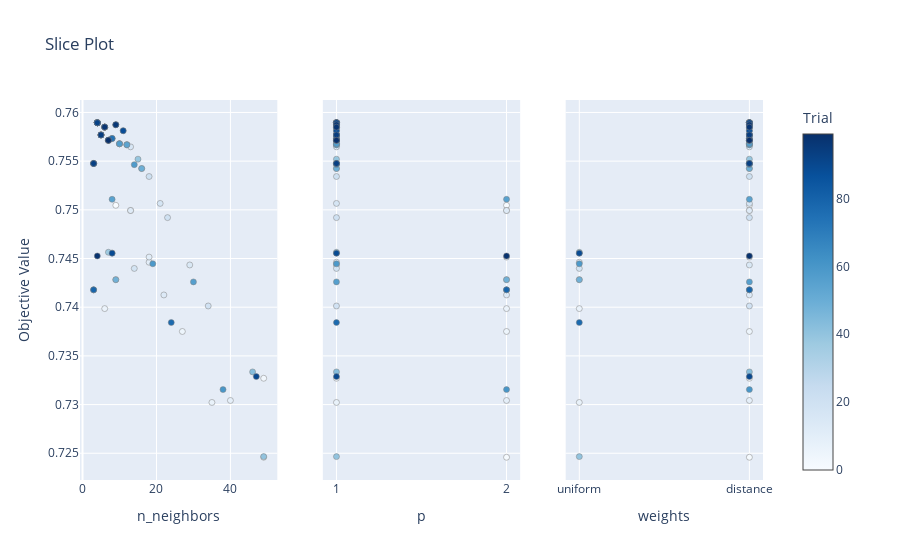

Notebook code cell kept with this figure:
### Code cell
optuna.visualization.plot_slice(study_knn, params=['n_neighbors', 'weights', 'p'])

### Figure 1 — Plotly figure (JSON) as saved in the notebook; plotly's stock layout.template omitted (floating-point values rounded to 4 significant figures)
{"data": [{"marker": {"color": [0, 1, 2, 3, 4, 5, 6, 7, 8, 9, 10, 11, 12, 13, 14, 15, 16, 17, 18, 19, 20, 21, 22, 23, 24, 25, 26, 27, 28, 29, 30, 31, 32, 33, 34, 35, 36, 37, 38, 39, 40, 41, 42, 43, 44, 45, 46, 47, 48, 49, 50, 51, 52, 53, 54, 55, 56, 57, 58, 59, 60, 61, 62, 63, 64, 65, 66, 67, 68, 69, 70, 71, 72, 73, 74, 75, 76, 77, 78, 79, 80, 81, 82, 83, 84, 85, 86, 87, 88, 89, 90, 91, 92, 93, 94, 95, 96, 97, 98, 99], "colorbar": {"title": {"text": "Trial"}, "x": 1, "xpad": 40}, "colorscale": [[0, "rgb(247,251,255)"], [0.125, "rgb(222,235,247)"], [0.25, "rgb(198,219,239)"], [0.375, "rgb(158,202,225)"], [0.5, "rgb(107,174,214)"], [0.625, "rgb(66,146,198)"], [0.75, "rgb(33,113,181)"], [0.875, "rgb(8,81,156)"], [1, "rgb(8,48,107)"]], "line": {"color": "Grey", "width": 0.5}, "showscale": true}, "mode": "markers", "name": "Feasible Trial", "showlegend": false, "type": "scatter", "x": [9, 49, 9, 49, 13, 27, 6, 35, 3, 40, 18, 18, 13, 22, 12, 29, 13, 21, 14, 34, 23, 18, 16, 10, 8, 3, 8, 6, 6, 6, 6, 5, 6, 10, 5, 3, 10, 7, 11, 15, 49, 6, 5, 46, 7, 3, 9, 12, 9, 16, 8, 5, 6, 3, 12, 8, 30, 10, 14, 19, 38, 6, 4, 4, 4, 4, 4, 3, 4, 4, 4, 4, 4, 4, 8, 4, 7, 24, 4, 3, 9, 5, 4, 7, 5, 3, 7, 5, 11, 8, 47, 4, 4, 3, 5, 7, 9, 6, 4, 7], "xaxis": "x", "y": [0.7505, 0.7246, 0.7428, 0.7327, 0.7499, 0.7375, 0.7399, 0.7302, 0.7418, 0.7304, 0.7446, 0.7451, 0.7499, 0.7413, 0.7567, 0.7443, 0.7565, 0.7507, 0.744, 0.7401, 0.7492, 0.7534, 0.7542, 0.7568, 0.7573, 0.7548, 0.7456, 0.7585, 0.7585, 0.7585, 0.7585, 0.7577, 0.7585, 0.7568, 0.7577, 0.7548, 0.7568, 0.7456, 0.7581, 0.7552, 0.7247, 0.7585, 0.7577, 0.7334, 0.7571, 0.7418, 0.7587, 0.7567, 0.7428, 0.7542, 0.7573, 0.7577, 0.7585, 0.7548, 0.7567, 0.7511, 0.7426, 0.7568, 0.7546, 0.7445, 0.7315, 0.7585, 0.7589, 0.7589, 0.7589, 0.7589, 0.7589, 0.7548, 0.7589, 0.7589, 0.7589, 0.7589, 0.7589, 0.7589, 0.7573, 0.7589, 0.7571, 0.7384, 0.7589, 0.7418, 0.7587, 0.7577, 0.7589, 0.7571, 0.7577, 0.7548, 0.7571, 0.7577, 0.7581, 0.7456, 0.7329, 0.7589, 0.7589, 0.7548, 0.7577, 0.7571, 0.7587, 0.7585, 0.7453, 0.7571], "yaxis": "y"}, {"marker": {"color": [0, 1, 2, 3, 4, 5, 6, 7, 8, 9, 10, 11, 12, 13, 14, 15, 16, 17, 18, 19, 20, 21, 22, 23, 24, 25, 26, 27, 28, 29, 30, 31, 32, 33, 34, 35, 36, 37, 38, 39, 40, 41, 42, 43, 44, 45, 46, 47, 48, 49, 50, 51, 52, 53, 54, 55, 56, 57, 58, 59, 60, 61, 62, 63, 64, 65, 66, 67, 68, 69, 70, 71, 72, 73, 74, 75, 76, 77, 78, 79, 80, 81, 82, 83, 84, 85, 86, 87, 88, 89, 90, 91, 92, 93, 94, 95, 96, 97, 98, 99], "colorbar": {"title": {"text": "Trial"}, "x": 1, "xpad": 40}, "colorscale": [[0, "rgb(247,251,255)"], [0.125, "rgb(222,235,247)"], [0.25, "rgb(198,219,239)"], [0.375, "rgb(158,202,225)"], [0.5, "rgb(107,174,214)"], [0.625, "rgb(66,146,198)"], [0.75, "rgb(33,113,181)"], [0.875, "rgb(8,81,156)"], [1, "rgb(8,48,107)"]], "line": {"color": "Grey", "width": 0.5}, "showscale": false}, "mode": "markers", "name": "Feasible Trial", "showlegend": false, "type": "scatter", "x": [2, 2, 2, 1, 2, 2, 2, 1, 2, 2, 1, 2, 2, 2, 1, 1, 1, 1, 1, 1, 1, 1, 1, 1, 1, 1, 1, 1, 1, 1, 1, 1, 1, 1, 1, 1, 1, 1, 1, 1, 1, 1, 1, 1, 1, 2, 1, 1, 2, 1, 1, 1, 1, 1, 1, 2, 1, 1, 1, 1, 2, 1, 1, 1, 1, 1, 1, 1, 1, 1, 1, 1, 1, 1, 1, 1, 1, 1, 1, 2, 1, 1, 1, 1, 1, 1, 1, 1, 1, 1, 1, 1, 1, 1, 1, 1, 1, 1, 2, 1], "xaxis": "x2", "y": [0.7505, 0.7246, 0.7428, 0.7327, 0.7499, 0.7375, 0.7399, 0.7302, 0.7418, 0.7304, 0.7446, 0.7451, 0.7499, 0.7413, 0.7567, 0.7443, 0.7565, 0.7507, 0.744, 0.7401, 0.7492, 0.7534, 0.7542, 0.7568, 0.7573, 0.7548, 0.7456, 0.7585, 0.7585, 0.7585, 0.7585, 0.7577, 0.7585, 0.7568, 0.7577, 0.7548, 0.7568, 0.7456, 0.7581, 0.7552, 0.7247, 0.7585, 0.7577, 0.7334, 0.7571, 0.7418, 0.7587, 0.7567, 0.7428, 0.7542, 0.7573, 0.7577, 0.7585, 0.7548, 0.7567, 0.7511, 0.7426, 0.7568, 0.7546, 0.7445, 0.7315, 0.7585, 0.7589, 0.7589, 0.7589, 0.7589, 0.7589, 0.7548, 0.7589, 0.7589, 0.7589, 0.7589, 0.7589, 0.7589, 0.7573, 0.7589, 0.7571, 0.7384, 0.7589, 0.7418, 0.7587, 0.7577, 0.7589, 0.7571, 0.7577, 0.7548, 0.7571, 0.7577, 0.7581, 0.7456, 0.7329, 0.7589, 0.7589, 0.7548, 0.7577, 0.7571, 0.7587, 0.7585, 0.7453, 0.7571], "yaxis": "y2"}, {"marker": {"color": [0, 1, 2, 3, 4, 5, 6, 7, 8, 9, 10, 11, 12, 13, 14, 15, 16, 17, 18, 19, 20, 21, 22, 23, 24, 25, 26, 27, 28, 29, 30, 31, 32, 33, 34, 35, 36, 37, 38, 39, 40, 41, 42, 43, 44, 45, 46, 47, 48, 49, 50, 51, 52, 53, 54, 55, 56, 57, 58, 59, 60, 61, 62, 63, 64, 65, 66, 67, 68, 69, 70, 71, 72, 73, 74, 75, 76, 77, 78, 79, 80, 81, 82, 83, 84, 85, 86, 87, 88, 89, 90, 91, 92, 93, 94, 95, 96, 97, 98, 99], "colorbar": {"title": {"text": "Trial"}, "x": 1, "xpad": 40}, "colorscale": [[0, "rgb(247,251,255)"], [0.125, "rgb(222,235,247)"], [0.25, "rgb(198,219,239)"], [0.375, "rgb(158,202,225)"], [0.5, "rgb(107,174,214)"], [0.625, "rgb(66,146,198)"], [0.75, "rgb(33,113,181)"], [0.875, "rgb(8,81,156)"], [1, "rgb(8,48,107)"]], "line": {"color": "Grey", "width": 0.5}, "showscale": false}, "mode": "markers", "name": "Feasible Trial", "showlegend": false, "type": "scatter", "x": ["distance", "distance", "uniform", "distance", "distance", "distance", "uniform", "uniform", "distance", "distance", "uniform", "distance", "distance", "distance", "distance", "distance", "distance", "distance", "uniform", "distance", "distance", "distance", "distance", "distance", "distance", "distance", "uniform", "distance", "distance", "distance", "distance", "distance", "distance", "distance", "distance", "distance", "distance", "uniform", "distance", "distance", "uniform", "distance", "distance", "distance", "distance", "distance", "distance", "distance", "uniform", "distance", "distance", "distance", "distance", "distance", "distance", "distance", "distance", "distance", "distance", "uniform", "distance", "distance", "distance", "distance", "distance", "distance", "distance", "distance", "distance", "distance", "distance", "distance", "distance", "distance", "distance", "distance", "distance", "uniform", "distance", "distance", "distance", "distance", "distance", "distance", "distance", "distance", "distance", "distance", "distance", "uniform", "distance", "distance", "distance", "distance", "distance", "distance", "distance", "distance", "distance", "distance"], "xaxis": "x3", "y": [0.7505, 0.7246, 0.7428, 0.7327, 0.7499, 0.7375, 0.7399, 0.7302, 0.7418, 0.7304, 0.7446, 0.7451, 0.7499, 0.7413, 0.7567, 0.7443, 0.7565, 0.7507, 0.744, 0.7401, 0.7492, 0.7534, 0.7542, 0.7568, 0.7573, 0.7548, 0.7456, 0.7585, 0.7585, 0.7585, 0.7585, 0.7577, 0.7585, 0.7568, 0.7577, 0.7548, 0.7568, 0.7456, 0.7581, 0.7552, 0.7247, 0.7585, 0.7577, 0.7334, 0.7571, 0.7418, 0.7587, 0.7567, 0.7428, 0.7542, 0.7573, 0.7577, 0.7585, 0.7548, 0.7567, 0.7511, 0.7426, 0.7568, 0.7546, 0.7445, 0.7315, 0.7585, 0.7589, 0.7589, 0.7589, 0.7589, 0.7589, 0.7548, 0.7589, 0.7589, 0.7589, 0.7589, 0.7589, 0.7589, 0.7573, 0.7589, 0.7571, 0.7384, 0.7589, 0.7418, 0.7587, 0.7577, 0.7589, 0.7571, 0.7577, 0.7548, 0.7571, 0.7577, 0.7581, 0.7456, 0.7329, 0.7589, 0.7589, 0.7548, 0.7577, 0.7571, 0.7587, 0.7585, 0.7453, 0.7571], "yaxis": "y3"}], "layout": {"title": {"text": "Slice Plot"}, "xaxis": {"anchor": "y", "domain": [0, 0.2889], "title": {"text": "n_neighbors"}}, "xaxis2": {"anchor": "y2", "categoryarray": [1, 2], "categoryorder": "array", "domain": [0.3556, 0.6444], "title": {"text": "p"}, "type": "category"}, "xaxis3": {"anchor": "y3", "categoryarray": ["uniform", "distance"], "categoryorder": "array", "domain": [0.7111, 1], "title": {"text": "weights"}, "type": "category"}, "yaxis": {"anchor": "x", "domain": [0, 1], "title": {"text": "Objective Value"}}, "yaxis2": {"anchor": "x2", "domain": [0, 1], "matches": "y", "showticklabels": false}, "yaxis3": {"anchor": "x3", "domain": [0, 1], "matches": "y", "showticklabels": false}}}
